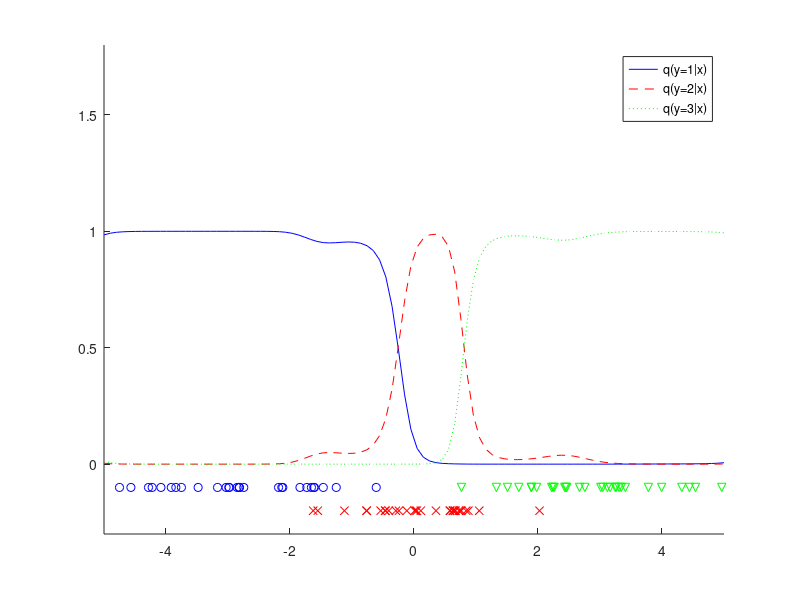

MATLAB code for this plot:
n = 90;
c = 3;
y = ones(n / c, 1) * [1: c];
y = y(:);
x = randn(n / c, c) + repmat(linspace(-3, 3, c), n / c, 1);
x = x(:);
hh = 2 * 1 ^2;
t0 = randn(n, c);
for o = 1: n * 1000
    i = ceil(rand * n);
    yi = y(i);
    ki = exp(-(x - x(i)) .^ 2 / hh);
    ci = exp(ki' * t0);
    t = t0 - 0.1 * (ki * ci) / (1 + sum(ci));
    t(:, yi) = t(:, yi) + 0.1 * ki;
    if norm(t - t0) < 0.000001, break, end
    t0 = t;
end

N = 100;
X = linspace(-5, 5, N)';
K = exp(-(repmat(X.^2, 1, n) + repmat(x.^2', N, 1) - 2 * X * x'));
figure(1); clf; hold on; axis([-5 5 -0.3 1.8]);
C = exp(K * t);
C = C ./ repmat(sum(C, 2), 1, c);
plot(X, C(:, 1), 'b-');
plot(X, C(:, 2), 'r--');
plot(X, C(:, 3), 'g:');
plot(x(y==1), -0.1 * ones(n / c, 1), 'bo');
plot(x(y==2), -0.2 * ones(n / c, 1), 'rx');
plot(x(y==3), -0.1 * ones(n / c, 1), 'gv');
legend('q(y=1|x)', 'q(y=2|x)', 'q(y=3|x)');
